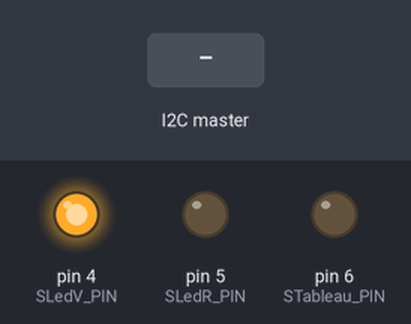
The sketch below on a simulated Arduino Uno, built with avr-gcc and run on an emulated ATmega328P. Shown: output pins drawn as LEDs (lit = HIGH). The test bench sets the inputs (shaded band). What the sketch prints to the serial monitor is not drawn.

Above: at 0.1 s.
At 1.2 s:
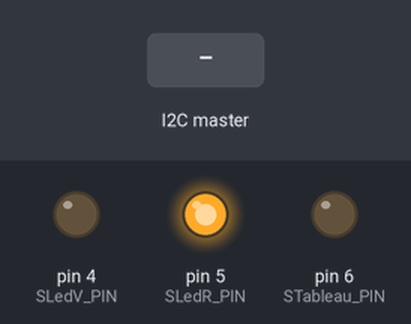
1.3 s: the I2C master sends the byte 1
2.8 s: the I2C master sends the byte 0
4.3 s: the I2C master sends the byte 2
Timing chart, 0 to 7.3 s (numbered marks = the images above; inputs shaded):
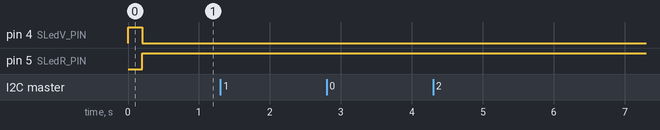

The sketch:

Riz.ino
```cpp
//FICHIER RIZ H

#include "Wire.h"			//librairie nécessaire pour la communication i2c
#define SLAVE_ADDRESS 0x19  //initialisation de l’Arduino avec l’adresse 0x19

#include "HX711.h"  	 //librairie nécessaire au capteur de poids
#define calibration_factor 20180; 	//facteur d'étalonnage du capteur de poids

#define CPoids_CLK 2     //clk du capteur de poids sur pin 2
#define CPoids_DOUT 3    //dout du capteur de poids sur pin 3
#define SLedV_PIN 4      //led verte sur pin 4
#define SLedR_PIN 5      //led rouge sur pin 5
#define STableau_PIN 6   //relais de l'électroaimant de la chute de tableau sur pin 6

float sd_reading = 0;       //Valeur actuelle du capteur
float sd_reading_verif = 0; //Verif de la valeur actuelle du capteur
int sd_previous = 0;     	  //Valeur précédente du capteur

class Riz{

  private :
    bool S_Tableau;							//actionneur qui active/désactive l'électroaimant de la chute de tableau
    bool S_Led;								//actionneur qui active/désactive la led de controle
    int C_Poids;							//valeur mesuré par le capteur de poids
    bool mechanism_status;					//indique si le mécanisme est activé ou non

  public :
    bool actuator[2] = {S_Tableau, S_Led};	//tableau des actionneurs
    int sensor[1] = {C_Poids};				//tableau des capteurs

  public :
    bool getMechanism_status();				//récupérer l'état du mécanisme
    void setMechanism_status(bool ms);		//modifier l'état du mécanisme
    int getC_Poids();

  public :
    Riz();									//constructeur de la classe
    void setupMechanism();					//configuration de base du mécanisme
    void execute();							//méthode qui fait fonctionner le mécanisme
};

//FICHIER Riz CsPP

Riz::Riz(){
	S_Tableau = false;
	S_Led = false;
	C_Poids = 0;
	mechanism_status = false;
}

bool Riz::getMechanism_status(){
	return mechanism_status;
}

void Riz::setMechanism_status(bool ms){
	mechanism_status = ms;
}

int Riz::getC_Poids(){
  return C_Poids;
}

void Riz::setupMechanism() {
	//HX711 scale(CPoids_DOUT, CPoids_CLK);	//On initialise les pins du capteur de poids
	//scale.set_scale(calibration_factor); 	//On ajuste le capteur de poids au facteur d'étalonnage

	pinMode(SLedV_PIN, OUTPUT);       //On initialise le pin de la led verte
  pinMode(SLedR_PIN, OUTPUT);       //On initialise le pin de la led rouge
  if (S_Led = false){         //Suivant la valeur de l'attribut
    digitalWrite(SLedV_PIN , LOW);    //On éteint la led verte par défaut
    digitalWrite(SLedR_PIN, HIGH);    //On allume la led rouge par défaut
  }else{
    digitalWrite(SLedV_PIN , HIGH);   //On allume la led verte par défaut
    digitalWrite(SLedR_PIN, LOW);   //On éteint la led rouge par défaut
  }

  pinMode(STableau_PIN, OUTPUT);      //On initialise le pin du relais de l'électroaimant de la chute de tableau
  if (S_Tableau = false){         //Suivant la valeur de l'attribut
    digitalWrite(STableau_PIN, HIGH); //On désactive le relais de l'électroaimant par défaut
  }else{
    digitalWrite(STableau_PIN, LOW);  //On active le relais de l'électroaimant par défaut
  }
}

void Riz::execute(){


    /*sd_reading = (scale.get_units() / 2.0); 			//On récupère une 1ere mesure du capteur de poids
    delay(1000);										//On attend 1 seconde
    sd_reading_verif = (scale.get_units() / 2.0);	//On récupère une 2eme mesure du capteur de poids

    if ( (sd_reading_verif >= (sd_reading - 0.03))
	&& (sd_reading_verif <= (sd_reading + 0.03)) ) { 	//On vérifie que les 2 mesures sont quasi égales

		C_Poids = (int) sd_reading*100;						//On fixe la valeur de l'attribut capteur
		*/sd_previous = C_Poids;

		if ( (sd_reading >= 0.48)
		&& (sd_reading <= 0.52 )
		&& mechanism_status == false ) {				//Si la mesure est comprise entre 0.48 et 0.52 pour la 1ere fois

			S_Led = true;								//On allume la led verte et on éteint la rouge
			S_Tableau = true;							//On libère la chute du tableau
			mechanism_status = true; 					//On valide le mécanisme
		//}
	}else{												//Si les 2 mesures ne sont pas quasi égales

        C_Poids = sd_previous;							//On fixe la valeur de l'attribut capteur
    }

	if ( S_Led == true ){								//Pour allumer la led verte et éteindre la rouge
		delay(100);										//On attend 0.1 seconde
		digitalWrite(SLedV_PIN, HIGH);  				//On allume la Led Verte
		digitalWrite(SLedR_PIN, LOW);     				//On éteint la Led Rouge
	}else{												//Pour allumer la led rouge et éteindre la verte
		delay(100);										//On attend 0.1 seconde
		digitalWrite(SLedR_PIN, HIGH);  				//On allume la Led Rouge
		digitalWrite(SLedV_PIN, LOW);     				//On éteint la Led Verte
	}

	if ( S_Tableau == true ){							//Pour libérer la chute du tableau
		delay(100);										//On attend 0.1 seconde
		digitalWrite(STableau_PIN, LOW);   				//On active l'electroaimant du tableau
		delay(200);										//On attend 0.2 seconde
		digitalWrite(STableau_PIN, HIGH);  				//On désactive l'electroaimant du tableau
		delay(500);										//On attend 0.5 seconde
		digitalWrite(STableau_PIN, LOW);   				//On active l'electroaimant du tableau
		delay(200);										//On attend 0.2 seconde
		digitalWrite(STableau_PIN, HIGH);  				//On désactive l'electroaimant du tableau
		delay(500);										//On attend 0.5 seconde
		digitalWrite(STableau_PIN, LOW);   				//On active l'electroaimant du tableau
		delay(200);										//On attend 0.2 seconde
		digitalWrite(STableau_PIN, HIGH);  				//On désactive l'electroaimant du tableau
		delay(4000); 									//On attend 4 secondes
		S_Tableau = false;								//On change la valeur de l'attribut
	}

	if ( mechanism_status == false ){					//En cas de reset
		S_Led = false;									//On change la valeur de l'attribut
	}
}


//MAIN
Riz mechanism = Riz();									//On instancie un objet de type Riz

void execute_order(String order){

	Serial.print("Order received : ");
	Serial.println(order);//412221

	if(order[1] == '1'){								//Si le 2eme caractère est 1
		mechanism.setMechanism_status(true);			//On valide le mécanisme
	}else if(order[1] == '0'){							//Si le 2eme caractère est 0
		mechanism.setMechanism_status(false);			//On invalide le mécanisme
	}

	for(int i=2; i<sizeof(order); i++) {				//Pour chaque actionneur
		if(order[i] == '1'){							//Si le caractère est 1
			mechanism.actuator[i-1] = true;				//On valide l'actionneur
		}else if(order[i] == '0'){						//Si le caractère est 0
			mechanism.actuator[i-1] = false;			//On invalide l'actionneur
		}
	}
}

void receive_order(int numBytes) {
	String data_received;

	while(Wire.available() > 0) {						//Tant que le message i2c reçu n'est pas fini
		char c = Wire.read();							//On lit le caractère suivant du message sur le bus i2c
		data_received += String(c);						//On ajoute le caractère du message aux données reçus
	}

	if(data_received != "2") {							//Si les données reçues sont bien un message d'ordre
		execute_order(data_received);					//On exécute les ordres du message d'ordre
	}
}

String getMessagei2c() {
	String ms_I2Cmessage = "ms";
	String as_I2Cmessage = "as";
	String sd_I2Cmessage = "sd";
	String I2Cmessage;

	if(mechanism.getMechanism_status() == true){		//Si le mécanisme est validé
		ms_I2Cmessage += "T";							//On ajoute T au message i2c
	}else{												//Si le mécanisme est invalide
		ms_I2Cmessage += "F";							//On ajoute F au message i2c
	}

	for(int i=0; i<sizeof(mechanism.actuator); i++){	//Pour chaque actionneur du mécanisme
		if (mechanism.actuator[i] == true){				//Si l'actionneur est validé
			as_I2Cmessage += "T";						//On ajoute T au message i2c
		}else{											//Si l'actionneur est invalidé
			as_I2Cmessage += "F";						//On ajoute F au message i2c
		}
	}
	if(as_I2Cmessage.length() < 6){
		for(int i=as_I2Cmessage.length()-1; i<5; i++){	//Tant que le message est inférieur à 6 caractere
			as_I2Cmessage += "X";						//On ajoute X au message i2c
		}
	}

	for(int i=0; i<sizeof(mechanism.sensor)/2; i++){				//Pour chaque capteur du mécanisme
		sd_I2Cmessage += mechanism.getC_Poids();//mechanism.sensor[i];						//On ajoute la valeur du capteur au message i2c
		sd_I2Cmessage += "X";							//Et on ajoute aussi X
	}

	I2Cmessage = ms_I2Cmessage + as_I2Cmessage + sd_I2Cmessage;//msFasFFFFsdF

	Serial.print("Message send to Raspberry : ");
	Serial.println(I2Cmessage);

	return I2Cmessage;
}

void send_status() {
	Wire.write(getMessagei2c().c_str());	//On écrit le message i2c dans l'objet Wire
}

void setup() {
	Serial.begin(9600);
	Wire.begin(SLAVE_ADDRESS);				//On indique à l'objet Wire l'adresse esclave utilisé par l'Arduino
	Wire.onReceive(receive_order);			//On récupère le message s'ordre reçu sur le bus i2c via la fonction receive order
	Wire.onRequest(send_status);			//On envoie le messagei2c sur le bus i2c
	mechanism.setupMechanism();				//On donne une configuration de base au mécanisme
}

void loop() {
	delay(100);								//On attends 0.1 seconde
	mechanism.execute();					//On exécute le mécanisme
}
```

Measured:
- after the input at 1.3 s, every drawn part: stays the same
- after the input at 2.8 s, every drawn part: stays the same
- after the input at 4.3 s, every drawn part: stays the same
